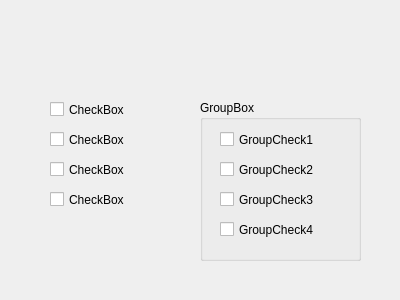
<?xml version="1.0" encoding="UTF-8"?>
<ui version="4.0">
 <class>Dialog</class>
 <widget class="QDialog" name="Dialog">
  <property name="geometry">
   <rect>
    <x>0</x>
    <y>0</y>
    <width>400</width>
    <height>300</height>
   </rect>
  </property>
  <property name="windowTitle">
   <string>Dialog</string>
  </property>
  <widget class="QCheckBox" name="chk_1">
   <property name="geometry">
    <rect>
     <x>50</x>
     <y>100</y>
     <width>96</width>
     <height>19</height>
    </rect>
   </property>
   <property name="text">
    <string>CheckBox</string>
   </property>
  </widget>
  <widget class="QCheckBox" name="chk_2">
   <property name="geometry">
    <rect>
     <x>50</x>
     <y>130</y>
     <width>96</width>
     <height>19</height>
    </rect>
   </property>
   <property name="text">
    <string>CheckBox</string>
   </property>
  </widget>
  <widget class="QCheckBox" name="chk_3">
   <property name="geometry">
    <rect>
     <x>50</x>
     <y>160</y>
     <width>96</width>
     <height>19</height>
    </rect>
   </property>
   <property name="text">
    <string>CheckBox</string>
   </property>
  </widget>
  <widget class="QCheckBox" name="chk_4">
   <property name="geometry">
    <rect>
     <x>50</x>
     <y>190</y>
     <width>96</width>
     <height>19</height>
    </rect>
   </property>
   <property name="text">
    <string>CheckBox</string>
   </property>
  </widget>
  <widget class="QGroupBox" name="groupBox">
   <property name="geometry">
    <rect>
     <x>200</x>
     <y>100</y>
     <width>161</width>
     <height>161</height>
    </rect>
   </property>
   <property name="title">
    <string>GroupBox</string>
   </property>
   <widget class="QCheckBox" name="groupchk_1">
    <property name="geometry">
     <rect>
      <x>20</x>
      <y>30</y>
      <width>121</width>
      <height>19</height>
     </rect>
    </property>
    <property name="text">
     <string>GroupCheck1</string>
    </property>
   </widget>
   <widget class="QCheckBox" name="groupchk_2">
    <property name="geometry">
     <rect>
      <x>20</x>
      <y>60</y>
      <width>121</width>
      <height>19</height>
     </rect>
    </property>
    <property name="text">
     <string>GroupCheck2</string>
    </property>
   </widget>
   <widget class="QCheckBox" name="groupchk_3">
    <property name="geometry">
     <rect>
      <x>20</x>
      <y>90</y>
      <width>121</width>
      <height>19</height>
     </rect>
    </property>
    <property name="text">
     <string>GroupCheck3</string>
    </property>
   </widget>
   <widget class="QCheckBox" name="groupchk_4">
    <property name="geometry">
     <rect>
      <x>20</x>
      <y>120</y>
      <width>121</width>
      <height>19</height>
     </rect>
    </property>
    <property name="text">
     <string>GroupCheck4</string>
    </property>
   </widget>
  </widget>
 </widget>
 <resources/>
 <connections/>
</ui>
